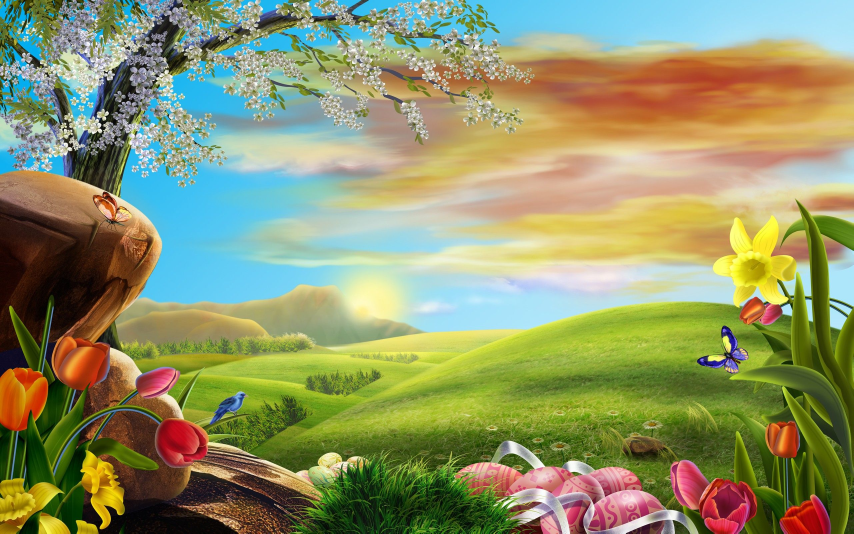
#> input picture Phase_4/image.jpg, 2560 x 1600 px (shown at 1/3 size)
$ jupyter execute Module_4.2.ipynb
#> lines starting #> are read from the running program, lines starting #| are printed output that depends on the picture; after the words box and inside, x2 and y2 are one past the last pixel; in counts of white or black regions, pixels touching at a corner belong together; long printed decimals are rounded
# 📘 Module 4.2 – Contour Properties
📌 Goal: Measure and analyze detected objects

🧠 ONE-LINE IDEA

Contour properties tell us how big, where, and what shape an object is

### 🔹 STEP 0 – BASE SETUP (SAME PIPELINE, VERY IMPORTANT)

[cell 1]
import cv2
import numpy as np

# Load image
image = cv2.imread("image.jpg")
#> image is the input picture: shape (1600, 2560, 3); mean B, G, R 105.4, 148.3, 143.1
img = cv2.resize(image, (450, 300))
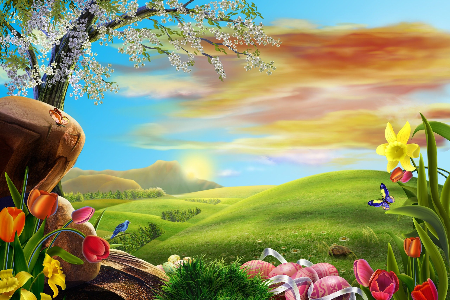
#> img: shape (300, 450, 3); mean B, G, R 105.3, 148.3, 143
if img is None:
    print("Image not found")
    exit()

# Preprocessing
gray = cv2.cvtColor(img, cv2.COLOR_BGR2GRAY)
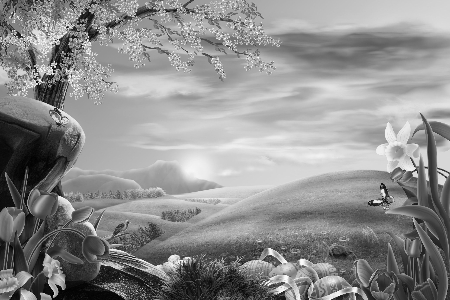
#> gray: shape (300, 450); min 0, max 254, mean 141.8
blur = cv2.GaussianBlur(gray, (5, 5), 0)
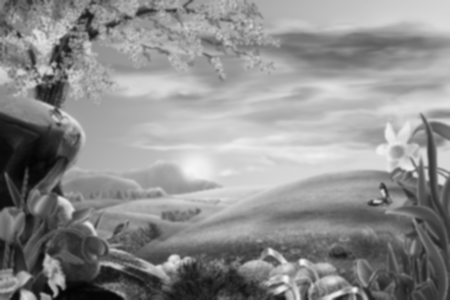
#> blur: shape (300, 450); min 4, max 246, mean 141.8

_, binary = cv2.threshold(
    blur, 0, 255, cv2.THRESH_BINARY + cv2.THRESH_OTSU
)
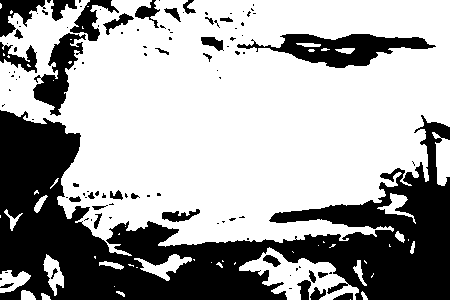
#> binary: shape (300, 450); 64.9% white; 108 black regions (75 under 20 px)

# Find contours
contours, _ = cv2.findContours(
    binary, cv2.RETR_EXTERNAL, cv2.CHAIN_APPROX_SIMPLE
)
#> contours = 47 contours, 31 with area under 20; largest, box (x1, y1, x2, y2) and area: (0, 0, 450, 256) 86901, (239, 247, 359, 300) 2710, (432, 132, 450, 186) 548, (134, 254, 192, 281) 512, (43, 254, 64, 296) 406

print("Total contours found:", len(contours))
#| Total contours found: 47

### ✅ 1️⃣ CONTOUR AREA

📌 Measures size of object
📌 Used to remove small noise

Example – Area of Each Contour

[cell 2]
for i, cnt in enumerate(contours):
    area = cv2.contourArea(cnt)
    print(f"Contour {i} Area:", area)
#> this loop made 47 passes
#> area on passes 2, 3, 5, 8, 14, 16, 20, 21, 23, 27, 31, 34: 34.5, 24, 97.5, 364, 81, 96, 512.5, 405.5, 2710.5, 27, 52.5, 82
#| Contour 0 Area: 0.0
#| Contour 1 Area: 34.5
#| Contour 2 Area: 24.0
#| Contour 3 Area: 16.5
#| Contour 4 Area: 97.5
#| Contour 5 Area: 0.0
#| Contour 6 Area: 1.0
#| Contour 7 Area: 364.0
#> (further printed lines are left out)

#### Ignore Small Objects (VERY IMPORTANT 🔥)

[cell 3]
filtered_contours = []

for cnt in contours:
    if cv2.contourArea(cnt) > 500:   # threshold
        filtered_contours.append(cnt)
#> this loop made 47 passes
#> cnt on passes 1, 6, 9, 11, 13, 15, 17, 18, 19, 22, 24, 25: [[350, 299]], [[114, 286]], [[136, 267], [137, 267]], [[235, 262], [234, 263], [234, 264], [235, 263]], [[211, 262]], [[364, 260], [364, 261], [366, 263], [366, 262]], [[222, 260], [222, 261], [223, 261]], [[193, 259], [194, 260], [194, 259]], [[94, 256], [94, 257], [95, 258], [95, 256]], [[292, 251], [293, 252]], [[318, 245]], [[389, 244], [389, 246], [390, 246], [389, 245]]
#> after the loop, filtered_contours = 4 contours; box (x1, y1, x2, y2) and area: (0, 0, 450, 256) 86901, (239, 247, 359, 300) 2710, (432, 132, 450, 186) 548, (134, 254, 192, 281) 512

print("Contours after filtering:", len(filtered_contours))
#| Contours after filtering: 4

### ✅ 2️⃣ CONTOUR PERIMETER (ARC LENGTH)

📌 Measures boundary length

[cell 4]
for i, cnt in enumerate(filtered_contours):
    perimeter = cv2.arcLength(cnt, True)
    print(f"Contour {i} Perimeter:", perimeter)
#> this loop made 4 passes
#> perimeter on passes 1 to 4: 173.1, 476, 144.8, 2835.4
#| Contour 0 Perimeter: 173.095
#| Contour 1 Perimeter: 476.032
#| Contour 2 Perimeter: 144.770
#| Contour 3 Perimeter: 2835.430

### ✅ 3️⃣ CENTROID (CENTER OF OBJECT)

📌 Used in tracking, robotics, alignment

[cell 5]
output = img.copy()

for cnt in filtered_contours:
    M = cv2.moments(cnt)

    if M["m00"] != 0:
        cx = int(M["m10"] / M["m00"])
        cy = int(M["m01"] / M["m00"])

        # Draw centroid
        cv2.circle(output, (cx, cy), 5, (255, 0, 0), -1)
        cv2.putText(
            output, "Center", (cx - 20, cy - 10),
            cv2.FONT_HERSHEY_SIMPLEX, 0.5, (0, 0, 255), 1
        )
#> this loop made 4 passes
#> (cx, cy) on passes 1 to 4: (164, 265), (299, 275), (442, 159), (234, 108)
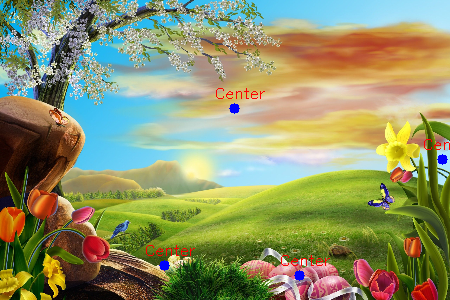
#> output: shape (300, 450, 3); 0.55% of pixels changed, all inside (x1, y1, x2, y2) = (146, 88, 450, 281)

cv2.imshow("Centroids", output)
cv2.waitKey(0)
cv2.destroyAllWindows()

### ✅ 4️⃣ BOUNDING BOX

- 📌 Smallest rectangle enclosing object
- 📌 Used in object detection

[cell 6]
bbox_img = img.copy()

for cnt in filtered_contours:
    x, y, w, h = cv2.boundingRect(cnt)
    cv2.rectangle(bbox_img, (x, y), (x + w, y + h), (255, 0, 0), 2)
#> this loop made 4 passes
#> (x, y, w, h) on passes 1 to 4: (134, 254, 58, 27), (239, 247, 120, 53), (432, 132, 18, 54), (0, 0, 450, 256)
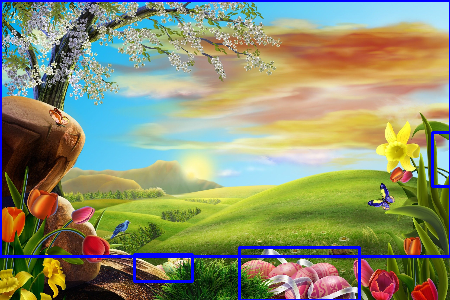
#> bbox_img: shape (300, 450, 3); 3.31% of pixels changed, all inside (x1, y1, x2, y2) = (0, 0, 450, 300)

cv2.imshow("Bounding Boxes", bbox_img)
cv2.waitKey(0)
cv2.destroyAllWindows()

### ✅ 5️⃣ CONVEX HULL

- 📌 Tightest convex shape around object
- 📌 Used in shape analysis & defect detection

[cell 7]
hull_img = img.copy()

for cnt in filtered_contours:
    hull = cv2.convexHull(cnt)
    cv2.drawContours(hull_img, [hull], -1, (0, 255, 0), 2)
#> this loop made 4 passes
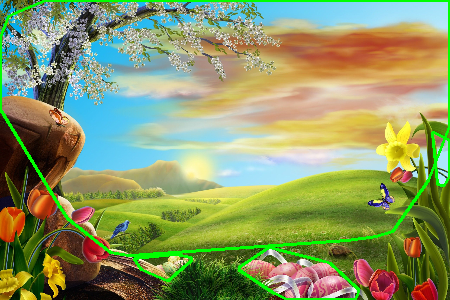
#> hull_img: shape (300, 450, 3); 3.4% of pixels changed, all inside (x1, y1, x2, y2) = (0, 0, 450, 300)

cv2.imshow("Convex Hull", hull_img)
cv2.waitKey(0)
cv2.destroyAllWindows()

# 🔍 ALL PROPERTIES TOGETHER (IMPORTANT VIEW)

[cell 8]
final = img.copy()

for cnt in filtered_contours:
    area = cv2.contourArea(cnt)
    perimeter = cv2.arcLength(cnt, True)

    x, y, w, h = cv2.boundingRect(cnt)
    cv2.rectangle(final, (x, y), (x + w, y + h), (255, 0, 0), 2)

    M = cv2.moments(cnt)
    if M["m00"] != 0:
        cx = int(M["m10"] / M["m00"])
        cy = int(M["m01"] / M["m00"])
        cv2.circle(final, (cx, cy), 4, (0, 0, 255), -1)

    cv2.putText(
        final,
        f"A:{int(area)} P:{int(perimeter)}",
        (x, y - 5),
        cv2.FONT_HERSHEY_SIMPLEX,
        0.5,
        (0, 5, 0),
        1
    )
#> this loop made 4 passes
#> (area, perimeter, x, y, w, h, cx, cy) on passes 1 to 4: (512.5, 173.1, 134, 254, 58, 27, 164, 265), (2710.5, 476, 239, 247, 120, 53, 299, 275), (548, 144.8, 432, 132, 18, 54, 442, 159), (86901, 2835.4, 0, 0, 450, 256, 234, 108)
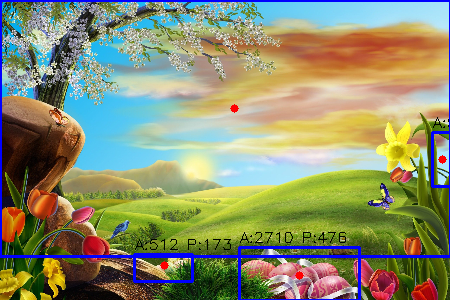
#> final: shape (300, 450, 3); 3.79% of pixels changed, all inside (x1, y1, x2, y2) = (0, 0, 450, 300)

cv2.imshow("Contour Properties", final)
cv2.waitKey(0)
cv2.destroyAllWindows()
